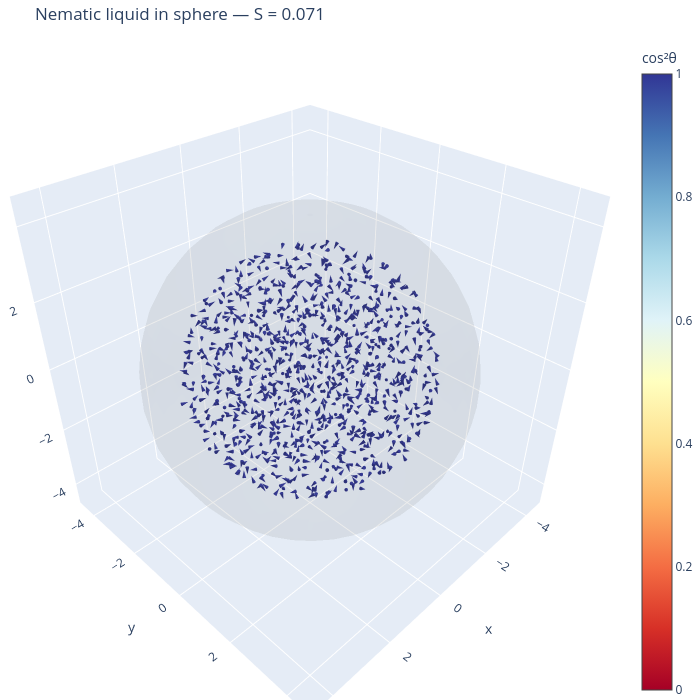

Notebook source saved alongside this figure:
### Markdown cell above
## 5. 3D visualization with Plotly

Each particle is drawn as a cone pointing along its director $\hat n$.
Colour encodes the alignment with the nematic director (eigenvector of the
largest eigenvalue of $Q$).

### Code cell
import plotly.graph_objects as go

# Final snapshot
snap_final = sim.state.get_snapshot()
pos = np.array(snap_final.particles.position)
ori = np.array(snap_final.particles.orientation)
directors = quat_to_director(ori)

# Compute nematic director (eigenvector of Q)
Q = np.zeros((3, 3))
for a in range(3):
    for b in range(3):
        Q[a, b] = np.mean(1.5 * directors[:, a] * directors[:, b] - 0.5 * (a == b))
eigvals, eigvecs = np.linalg.eigh(Q)
nematic_director = eigvecs[:, np.argmax(eigvals)]

# cos^2(theta) with nematic director — measures alignment
cos2 = (directors @ nematic_director) ** 2

# Draw cones
cone_len = 0.5
fig = go.Figure()
fig.add_trace(go.Cone(
    x=pos[:, 0], y=pos[:, 1], z=pos[:, 2],
    u=directors[:, 0], v=directors[:, 1], w=directors[:, 2],
    sizemode="absolute",
    sizeref=cone_len,
    colorscale="RdYlBu",
    cmin=0, cmax=1,
    colorbar=dict(title="cos²θ"),
    anchor="center",
    showscale=True,
))

# Draw confining sphere wireframe
phi = np.linspace(0, 2 * np.pi, 40)
theta = np.linspace(0, np.pi, 20)
phi_g, theta_g = np.meshgrid(phi, theta)
xs = R_sphere * np.sin(theta_g) * np.cos(phi_g)
ys = R_sphere * np.sin(theta_g) * np.sin(phi_g)
zs = R_sphere * np.cos(theta_g)
fig.add_trace(go.Surface(
    x=xs, y=ys, z=zs,
    opacity=0.07,
    colorscale=[[0, "gray"], [1, "gray"]],
    showscale=False,
    hoverinfo="skip",
))

lim = R_sphere * 1.1
fig.update_layout(
    scene=dict(
        xaxis=dict(range=[-lim, lim]),
        yaxis=dict(range=[-lim, lim]),
        zaxis=dict(range=[-lim, lim]),
        aspectmode="cube",
    ),
    title=f"Nematic liquid in sphere — S = {S_arr[-1]:.3f}",
    width=700, height=700,
    margin=dict(l=0, r=0, t=40, b=0),
)
fig.show()

### Figure 1 — Plotly figure (JSON) as saved in the notebook; plotly's stock layout.template omitted (floating-point values rounded to 4 significant figures; data arrays with more than 128 entries replaced by an {"elided": "..."} marker saying what was removed)
{"data": [{"anchor": "center", "cmax": 1, "cmin": 0, "colorbar": {"title": {"text": "cos²θ"}}, "colorscale": [[0, "rgb(165,0,38)"], [0.1, "rgb(215,48,39)"], [0.2, "rgb(244,109,67)"], [0.3, "rgb(253,174,97)"], [0.4, "rgb(254,224,144)"], [0.5, "rgb(255,255,191)"], [0.6, "rgb(224,243,248)"], [0.7, "rgb(171,217,233)"], [0.8, "rgb(116,173,209)"], [0.9, "rgb(69,117,180)"], [1, "rgb(49,54,149)"]], "showscale": true, "sizemode": "absolute", "sizeref": 0.5, "type": "cone", "u": {"elided": "1000 float values"}, "v": {"elided": "1000 float values"}, "w": {"elided": "1000 float values"}, "x": {"elided": "1000 float values"}, "y": {"elided": "1000 float values"}, "z": {"elided": "1000 float values"}}, {"colorscale": [[0, "gray"], [1, "gray"]], "hoverinfo": "skip", "opacity": 0.07, "showscale": false, "type": "surface", "x": {"elided": "20x40 float values"}, "y": {"elided": "20x40 float values"}, "z": {"elided": "20x40 float values"}}], "layout": {"height": 700, "margin": {"b": 0, "l": 0, "r": 0, "t": 40}, "scene": {"aspectmode": "cube", "xaxis": {"range": [-4.731, 4.731]}, "yaxis": {"range": [-4.731, 4.731]}, "zaxis": {"range": [-4.731, 4.731]}}, "title": {"text": "Nematic liquid in sphere — S = 0.071"}, "width": 700}}
